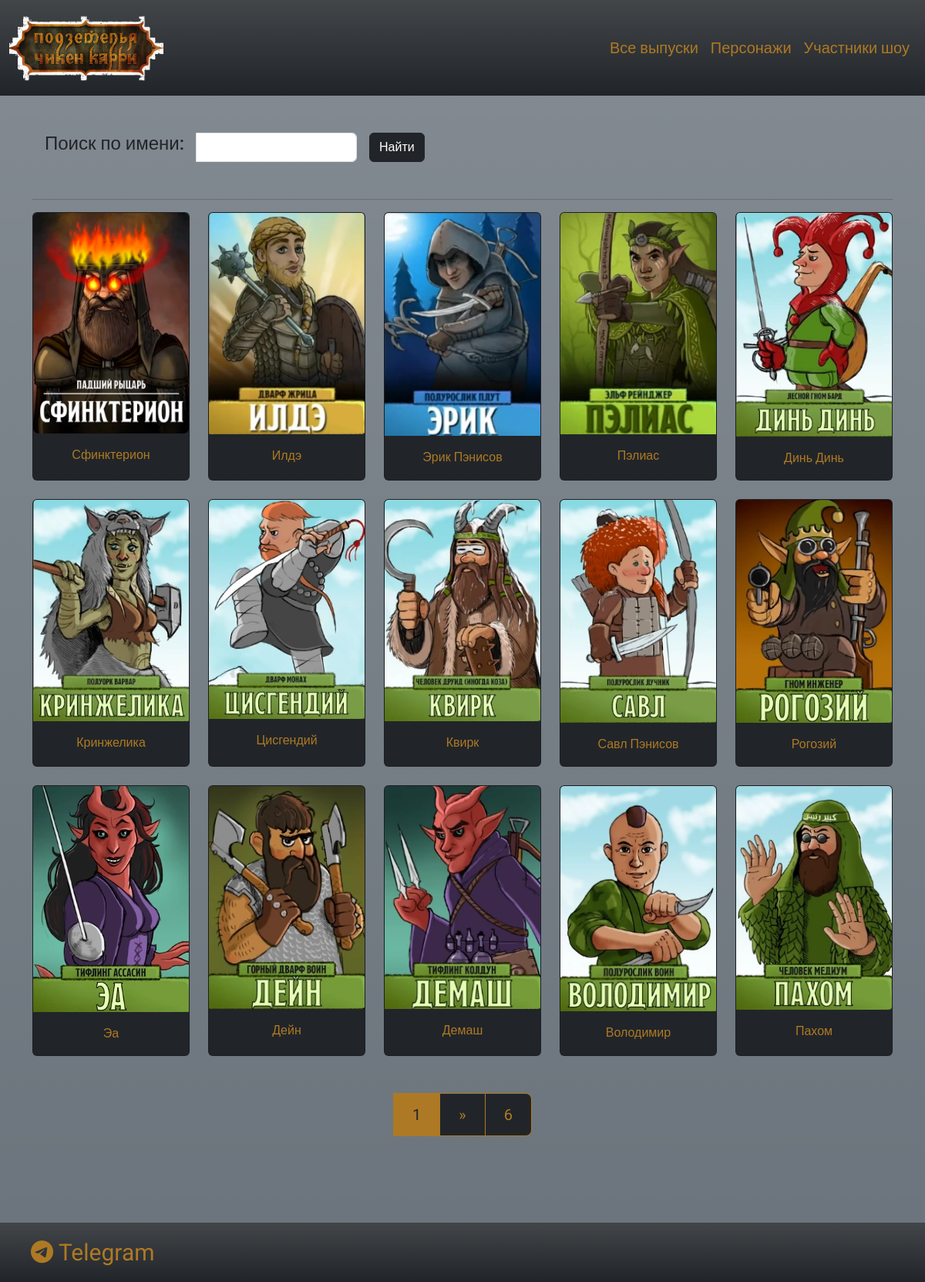
/personages/, run on the app's committed database.
### mysite/models.py (models this page shows)
class Personage(models.Model):
    name = models.CharField(max_length=30, blank=False, null=True, verbose_name='Имя персонажа')
    race = models.ForeignKey('Race', blank=True, null=True, on_delete=models.CASCADE, verbose_name='Раса')
    description = models.TextField(blank=True, null=True, verbose_name='Описание')
    power = models.IntegerField(blank=False, null=True, verbose_name='Сила')
    dexterity = models.IntegerField(blank=False, null=True, verbose_name='Ловкость')
    endurance = models.IntegerField(blank=False, null=True, verbose_name='Выносливость')
    wisdom = models.IntegerField(blank=False, null=True, verbose_name='Мудрость')
    intellect = models.IntegerField(blank=False, null=True, verbose_name='Интеллект')
    charisma = models.IntegerField(blank=False, null=True, verbose_name='Харизма')
    gamer = models.ForeignKey('Gamer', blank=True, null=True, on_delete=models.CASCADE, verbose_name='Игрок',
                              related_name='personages_list')
    image = models.ImageField(upload_to='personages', blank=True, null=True, verbose_name='Изображение персонажа')
    class Meta:
        verbose_name = "Персонаж"
        verbose_name_plural = "Персонажи"
    def __str__(self):
        return self.name

### mysite/views.py (the view)
# urls.py: path("personages/", PersonageListView.as_view(), name="personages"),
class PersonageListView(ListView):
    model = Personage
    paginate_by = 15
    allow_empty = False
    template_name = 'personages.html'

### mysite/templates/personages.html (shortened to what this page needs)
{% extends 'base.html' %}
{% load static %}
{% block content %}
    <div class="container">
        {% include 'search.html' %}
        <div class="row row-cols-1 row-cols-sm-2 row-cols-md-3 row-cols-lg-4 row-cols-xl-5 g-4">
            {% if object_list %}
                {% for object in object_list %}
                    <div class="col">
                        <div class="card bg-dark h-100 d-flex flex-column" style="color:#ae7924">
                            <img src="{{ object.image.url }}" class="card-img-top img-fluid " alt="{{ object.name }}">
                            <div class="card-body text-center">
                                <a href="/personages/{{object.pk}}" class="card-title text-decoration-none">{{object}}</a>
                            </div>
                        </div>
                    </div>
                {% endfor %}
            {% else %}
                <h4>Ничего не найдено.</h4>
            {% endif %}
        </div>
    </div>
    {% include 'pagination.html' %}
{% endblock %}

### static/css/style.css (style rules this page uses)
* { font-family: "Roboto", sans-serif; }
img { max-width: 100%; height: auto; }
.card-title { color: #ae7924; }

### data on the page
Personage: image (picture), name "Сфинктерион"
Personage: image (picture), name "Илдэ"
Personage: image (picture), name "Эрик Пэнисов"
Personage: image (picture), name "Пэлиас"
Personage: image (picture), name "Динь Динь"
Personage: image (picture), name "Кринжелика"
Personage: image (picture), name "Цисгендий"
Personage: image (picture), name "Квирк"
Personage: image (picture), name "Савл Пэнисов"
Personage: image (picture), name "Рогозий"
Personage: image (picture), name "Эа"
Personage: image (picture), name "Дейн"
Personage: image (picture), name "Демаш"
Personage: image (picture), name "Володимир"
Personage: image (picture), name "Пахом"

### other printed values
{{ p }} "1"
{{ page_obj.paginator.num_pages }} "6"
